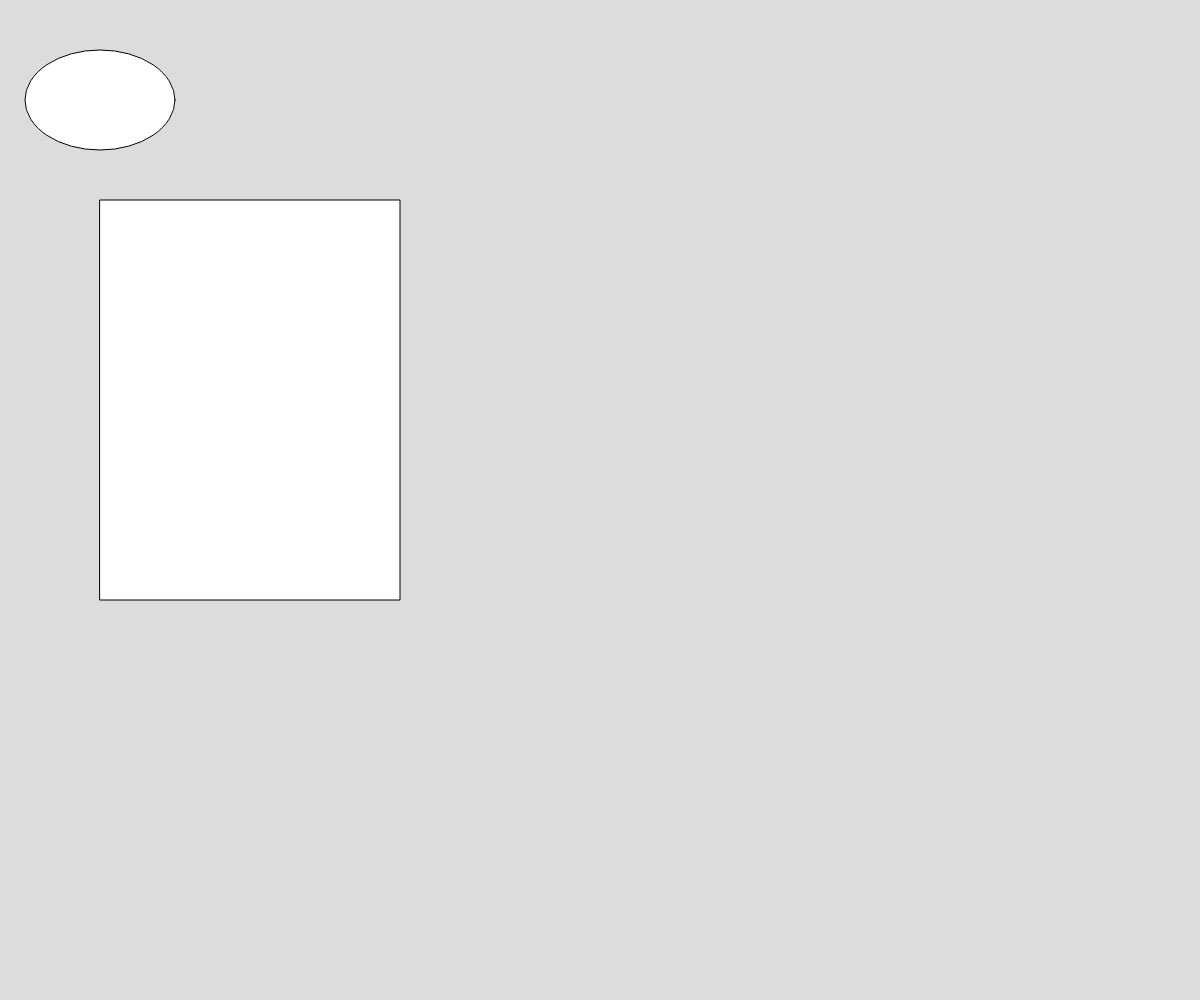
Frame 1 (no input)
Frame 60 (no input): identical to frame 1, image omitted
Frame 120 (the mouse pressed at the canvas centre since frame 60): identical to frame 1, image omitted

The p5.js sketch that drew this single still picture (run headless with seeded random() and noise() and a simulated clock; from frame 60 on, the mouse is pressed at the canvas centre):

// p5.js sketch
// ── sketch.js
// Project Title
// Your Name
// Date
//
// Extra for Experts:
// - describe what you did to take this project "above and beyond"


function setup() {
  createCanvas(windowWidth, windowHeight);
}

function draw() {
  background(220);
  ellipse(100, 100, 150, 100);
  rect(100, 200, 300, 400);
}
